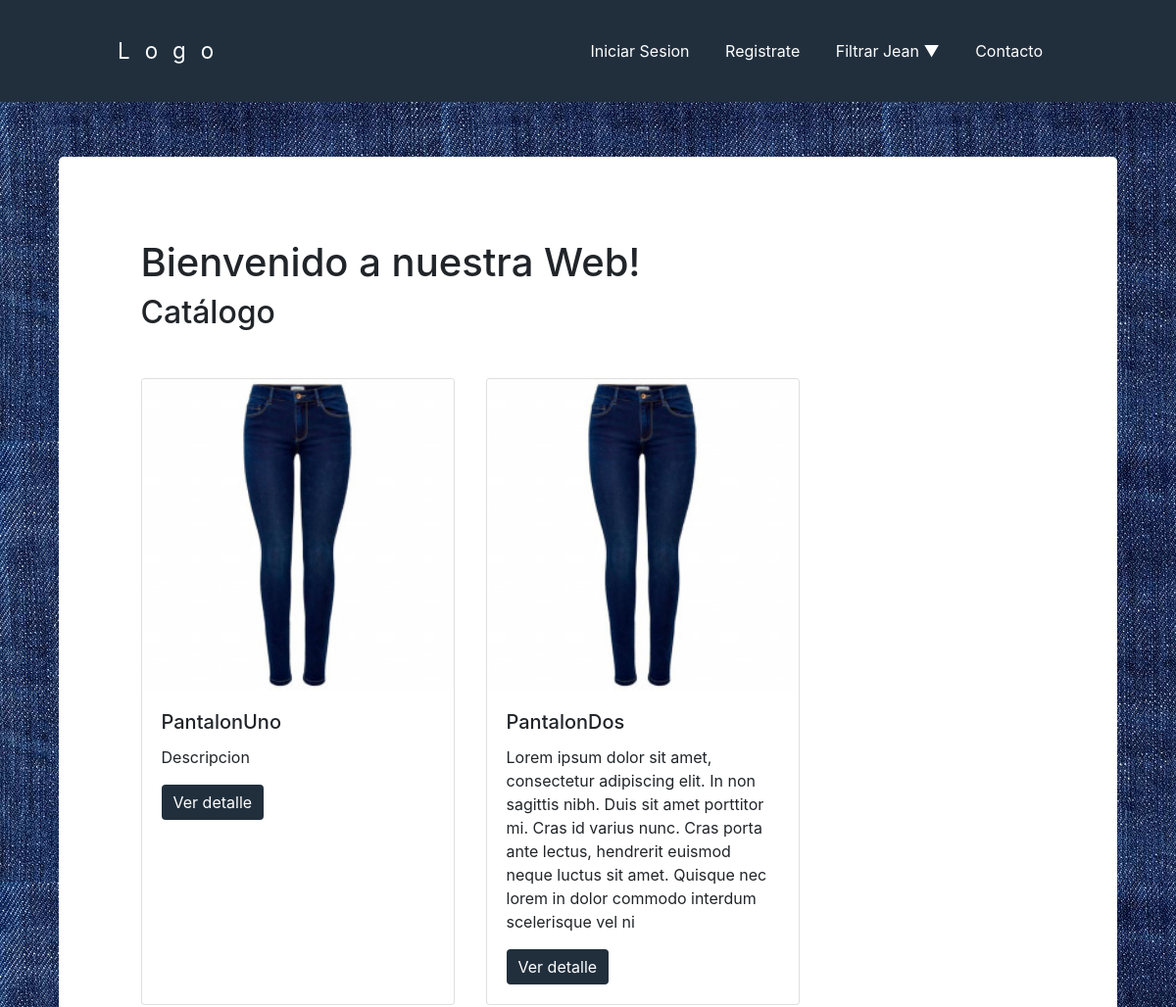
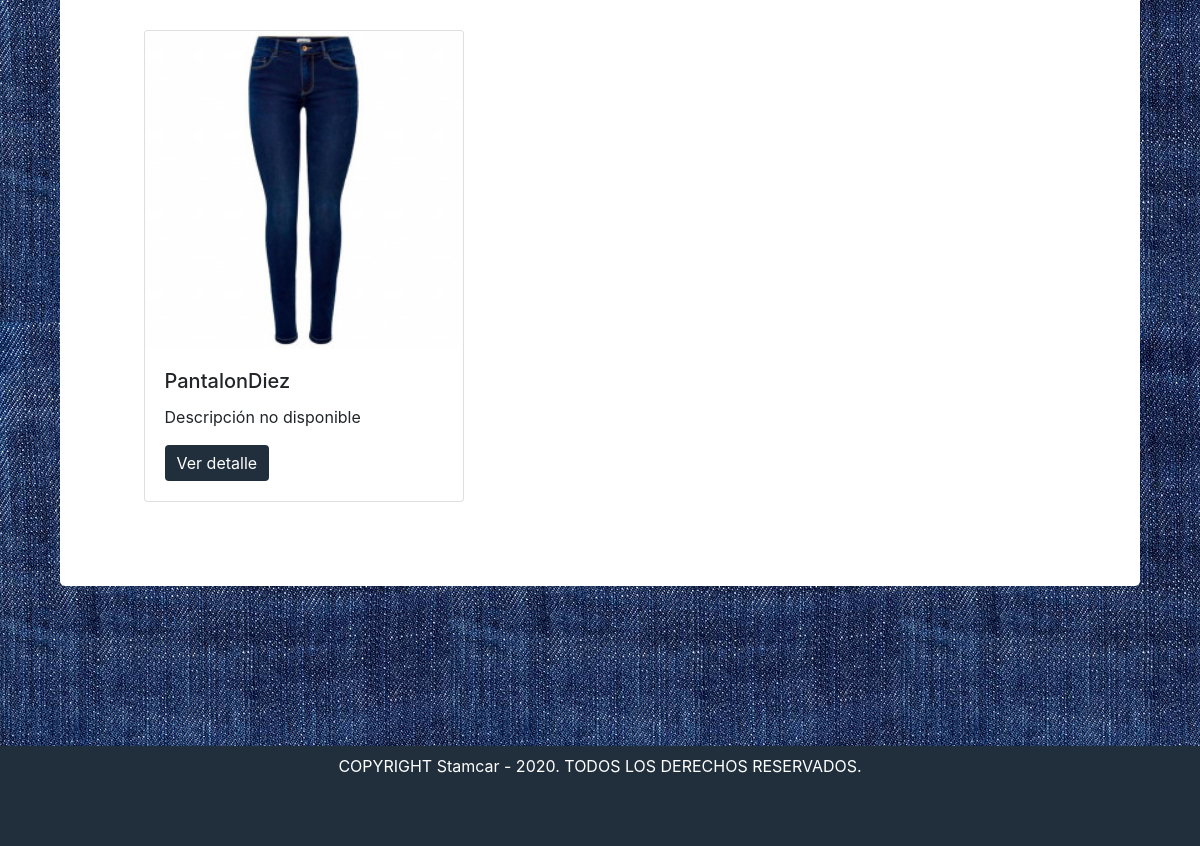
The page /tpfinal/index.php/home/pantalones on the database its author committed (2 pictures, top to bottom).
### tables this page shows
CREATE TABLE `mercaderia` (
  `id` int(11) NOT NULL,
  `nombre` varchar(100) NOT NULL,
  `precio` varchar(100) NOT NULL,
  `tipo` varchar(100) NOT NULL,
  `descripcion` varchar(255) NOT NULL,
  `imagen` varchar(500) NOT NULL
);

### tpfinal/application/controllers/Home.php (called while the page is built, shortened)
<?php defined('BASEPATH') OR exit('No direct script access allowed');
class Home extends CI_Controller {
  function __construct() {
    $this->load->model("mercaderia_model");
  }
  public function pantalones() {
    $pantalones = $this->mercaderia_model->traerPantalones();
    $parametros["pantalones"] = $pantalones;
    $html = $this->load->view("secciones/pantalones", $parametros, true);
    $param["titulodepestaña"]= "Pantalones";
    $param["contenido"]= $html;
    $this->load->view("layout/layout", $param);
  }
}

### tpfinal/index.php (called while the page is built, shortened)
<?php
require_once BASEPATH.'core/CodeIgniter.php';

### tpfinal/application/models/mercaderia_model.php (called while the page is built, shortened)
<?php defined('BASEPATH') OR exit('No direct script access allowed');
class mercaderia_model extends CI_Model {
  public function traerPantalones() {
    $this->db->select("*");
    $this->db->from("mercaderia");
    $this->db->where("tipo", "Pantalon");
    $consulta = $this->db->get();
    $resultados = $consulta->result_array();
    return $resultados;
  }
}

### tpfinal/application/views/secciones/pantalones.php (the view, shortened to what this page needs)
<div class="container" id="cuerpo">
  <div class="container mt-2 mb-2 p-3">
    <h1>Bienvenido a nuestra Web!</h1>
    <h2>Catálogo</h2>
  </div>
  <div class="container mt-2 mb-2">
    <div class="row">
      <?php foreach ($pantalones as $key => $value) { ?>
      <div class="card m-3" style="width: 20rem;">
        <img class="card-img-top" src="<?php echo base_url('../public/images/jeanicon.jpg')?>" alt="ImagenStamcar">
        <div class="card-body">
          <h5 class="card-title"><?php echo $value["nombre"] ?></h5>
          <p class="card-text"><?php echo $value["descripcion"] ?></p>
          <a href="<?php echo base_url()?>Home/detalle/<?php echo $value["id"] ?>" class="btn btn-primary" id="boton-stamcar">Ver detalle</a>
        </div>
      </div>
      <?php } ?>
    </div>
  </div>
</div>

### tpfinal/application/views/layout/layout.php (shortened to what this page needs)
<!DOCTYPE html>
<html lang="es-ar">
<head>
  <link rel="stylesheet" type="text/css" href="https://stackpath.bootstrapcdn.com/bootstrap/4.5.2/css/bootstrap.min.css">
  <link rel="stylesheet" type="text/css" href="<?php echo base_url() ?>../public/assets/css/estilos.css">
</head>
<body>
  <header class="myHeader">
    <div class="contenedor">
      <a href="<?php echo base_url()?>Home" class="logo">Logo</a>
      <nav class="navegador">
        <ul>
          <?php if (!$this->session->userdata("email")) { ?>
          <li><a href="<?php echo base_url() ?>Iniciar">Iniciar Sesion</a></li>
          <li><a href="<?php echo base_url() ?>Registro">Registrate</a></li>
          <?php } else { ?>
          <li><a href="<?php echo base_url() ?>PanelDeControl/cerrar">Cerrar Sesion</a></li>
          <li><a href="<?php echo base_url() ?>PanelDeControl">Panel de Control</a></li>
          <?php } ?>
          <li><span id="filtrarjean">Filtrar Jean  ▼ </span>
          </li>
          <?php if (!$this->session->userdata("admin")) { ?>
          <li><a href="<?php echo base_url() ?>Contacto">Contacto</a></li>
          <?php } else { ?>
          <li><a href="<?php echo base_url() ?>Mercaderia/cargar">Cargar</a></li>
          <li><a href="<?php echo base_url() ?>Mercaderia">Administrar</a></li>
          <li><a href="<?php echo base_url() ?>Ver">Ver Usuarios</a></li>
          <?php } ?>
        </ul>
      </nav>
    </div>
  </header>
  <main class="myMain">
    <?php echo $contenido; ?>
  </main>
  <footer class="myFooter">
    <p>COPYRIGHT Stamcar - 2020. TODOS LOS DERECHOS RESERVADOS.</p>
  </footer>
</body>
</html>

### tpfinal/public/assets/css/estilos.css (style rules this page uses)
.myHeader { padding: 2rem 0; background-color: #212F3D; position: fixed; width: 100%; left: 0; top: 0; z-index: 100; color: white; }
.myHeader a { color: white; text-decoration: none; }
.contenedor { display: flex; justify-content: space-between; align-items: center; width: 80%; max-width: 1200px; margin: 0 auto; flex-wrap: wrap; }
.navegador ul { margin: 0; padding: 0; list-style: none; }
.navegador ul li { display: inline-block; position: relative; }
.navegador ul li a { display: block; padding: 0.5rem 1rem; transition: all 0.3s linear; border-radius: 5px; }
#filtrarjean { display: block; padding: 0.5rem 1rem; transition: all 0.3s linear; border-radius: 5px; }
.logo { letter-spacing: 15px; font-size: 1.4em; }
.myMain { background-image: url("../../images/jeanfondo.jpg"); padding-top: 10rem; padding-bottom: 10rem; min-height: calc(100vh - 100px); }
.myFooter { background-color: #212F3D; width: 100%; margin: 0; padding: 0.5rem 0; text-align: center; height: 100px; }
.myFooter p { color: white; text-decoration: none; }
.container { width: 90%; max-width: 1300px; margin: 0 auto; border-radius: 5px; background-color: white; }
#cuerpo { padding-top: 5%; padding-bottom: 5%; }
#boton-stamcar { background-color: #212F3D; border: none; box-shadow: none; }

### rows shown on the page
mercaderia: nombre "PantalonUno", descripcion "Descripcion"
mercaderia: nombre "PantalonDos", descripcion "Lorem ipsum dolor sit amet, consectetur adipiscing elit. In non sagittis nibh. Duis sit amet porttitor mi. Cras id varius nunc. Cras porta ante lectus, hendrerit euismod neque luctus sit amet. Quisque nec lorem in dolor commodo interdum scelerisque vel ni"
mercaderia: nombre "PantalonDiez", descripcion "Descripción no disponible"
